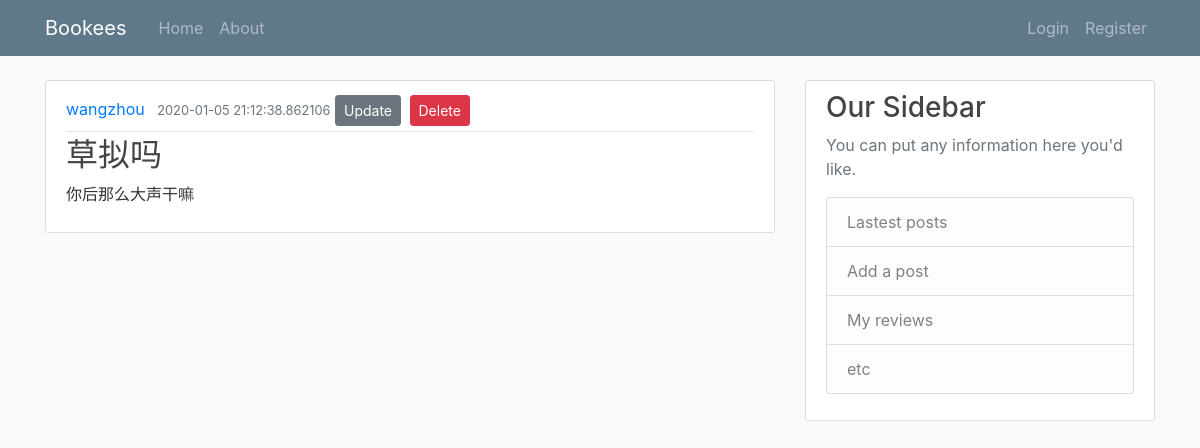
The app's page /post/4 with its own data.
### booksite/models.py (models this page shows, shortened)
class User(db.Model, UserMixin):
    id = db.Column(db.Integer, primary_key=True)
    username = db.Column(db.String(20), unique=True, nullable=False)
    email = db.Column(db.String(120), unique=True, nullable=False)
    image_file = db.Column(db.String(20), nullable=False, default='default.jpg')
    password = db.Column(db.String(60), nullable=False)
    posts = db.relationship('Post', backref='author', lazy=True) # it runs a query on the post table and graps all posts posted by this user

class Post(db.Model):
    id = db.Column(db.Integer, primary_key=True)
    title = db.Column(db.String(100), nullable=False)
    date_posted = db.Column(db.DateTime, nullable=False, default=datetime.utcnow)
    content = db.Column(db.Text, nullable=False)
    user_id = db.Column(db.Integer, db.ForeignKey('user.id'), nullable=False)

### booksite/routes.py (the view)
@app.route("/post/<int:post_id>")
def post(post_id):
    post = Post.query.get_or_404(post_id) # give the post with the given id
    return render_template('post.html', title=post.title, post=post)

### booksite/templates/post.html (shortened to what this page needs)
{% extends "layout.html" %}
{% block body %}
   <article class="media content-section">
     <div class="media-body">
       <div class="article-metadata">
         <a class="mr-2" href="#">{{ post.author.username  }}</a>
         <small class="text-muted">{{ post.date_posted }}</small>
			<a class="btn btn-secondary btn-sm mt-1 mb-1" href="{{ url_for('update_post', post_id=post.id) }}">Update</a>
			<button type="button" class="btn btn-danger btn-sm m-1" data-toggle="modal" data-target="#deleteModal">Delete</button>
       </div>
       <h2 class="article-title">{{ post.title }}</h2>
       <p class="article-content">{{ post.content }}</p>
     </div>
   </article>
{% endblock body%} # explict ending of the block

### booksite/static/main.css (style rules this page uses)
body { background: #fafafa; color: #333333; margin-top: 5rem; }
h1, h2, h3, h4, h5, h6 { color: #444444; }
.content-section { background: #ffffff; padding: 10px 20px; border: 1px solid #dddddd; border-radius: 3px; margin-bottom: 20px; }
.article-title { color: #444444; }
.article-content { white-space: pre-line; }
.article-metadata { padding-bottom: 1px; margin-bottom: 4px; border-bottom: 1px solid #e3e3e3 }

### records on screen
User: author.username "wangzhou"
Post: date_posted "2020-01-05 21:12:38.862106", title "草拟吗", content "你后那么大声干嘛"
